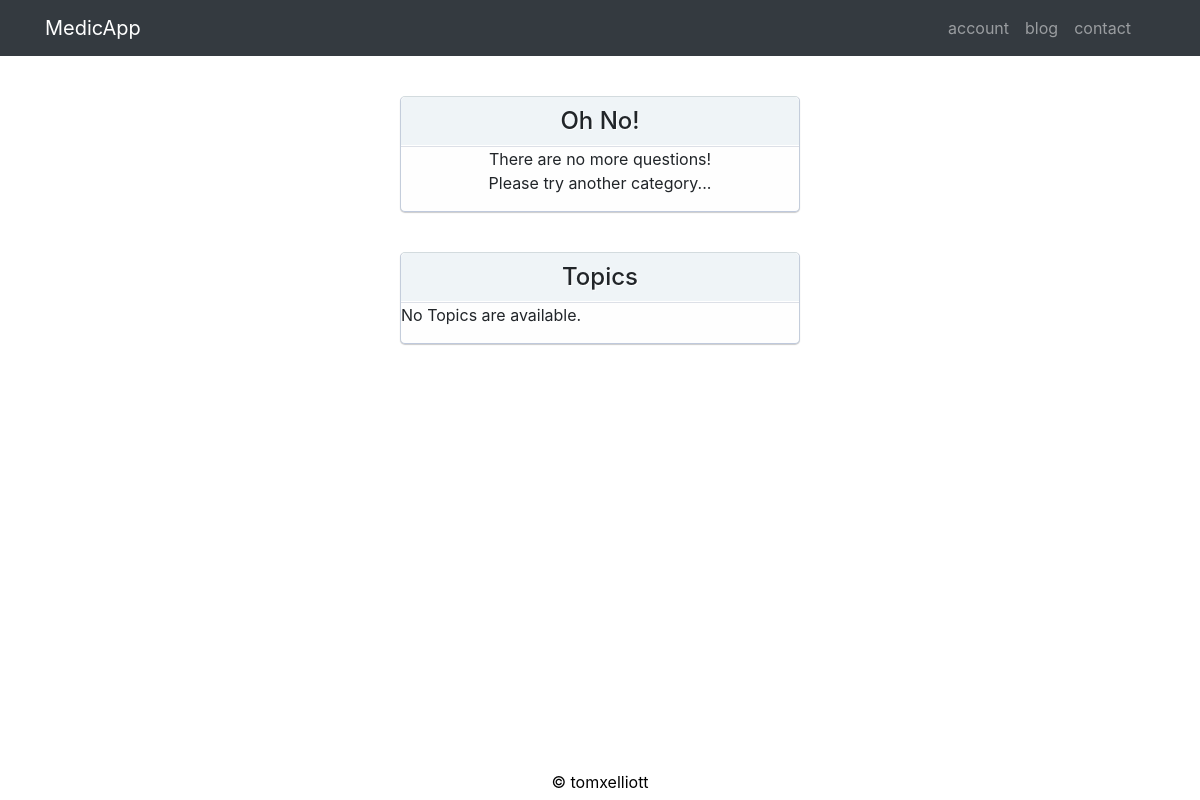
Before: /quiz/out_of_questions/ with the older database file.
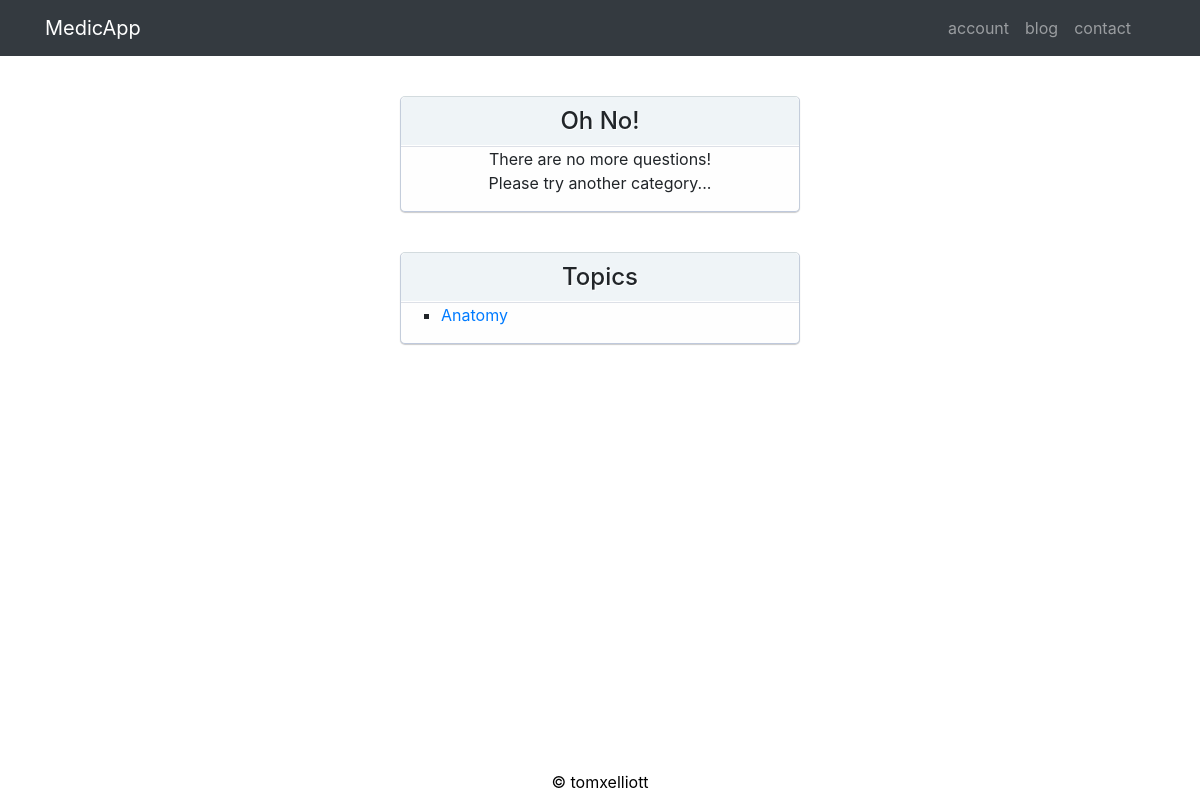
After: the same page with the newer database file.
### quiz/models.py (models this page shows, shortened)
class Topic(models.Model):
    topic_text = models.CharField(max_length=20)

### quiz/views.py (the view)
def out_of_questions(request):
    topic_list = Topic.objects.order_by('topic_text')
    template = loader.get_template('quiz/out_of_questions.html')
    context = {
        'topic_list': topic_list,
    }
    return HttpResponse(template.render(context, request))

### quiz/templates/quiz/out_of_questions.html (shortened to what this page needs)
{% load static %}
    <link href="{% static 'quiz/vendor/bootstrap/css/bootstrap.min.css' %}" rel="stylesheet">
<link rel="stylesheet" type="text/css" href="{% static 'quiz/style.css' %}" />
<body>
<nav class="navbar navbar-expand-lg navbar-dark bg-dark fixed-top">
      <div class="container">
        <a class="navbar-brand" href="{% url 'quiz:index' %}">MedicApp</a>
          <div class="collapse navbar-collapse" id="navbarResponsive">
          <ul class="navbar-nav ml-auto">
            <li class="nav-item">
              <a class="nav-link js-scroll-trigger" href="">account</a>
            </li>
            <li class="nav-item">
              <a class="nav-link js-scroll-trigger" href="">blog</a>
            </li>
            <li class="nav-item">
              <a class="nav-link js-scroll-trigger" href="">contact</a>
            </li>
            <div class="dropdown">
            <li class="nav-item">
              <a class="nav-link js-scroll-trigger" href=""><img id="user-img" src=""></a>
            </li>
            </div>
          </ul>
        </div>
      </div>
    </nav>
<div id="container" style="text-align: center">
    <h1>Oh No!</h1>
    <p>
        There are no more questions!
    <br>
        Please try another category...
    </p>
</div>
<div id="container">
<h1>Topics</h1>
{% if topic_list %}
    <ul>
    {% for topic in topic_list %}
        <li type="square"><a href="{% url 'quiz:question' topic.id %}">{{ topic.topic_text }}</a></li>
    {% endfor %}
    </ul>
{% else %}
    <p>No Topics are available.</p>
{% endif %}
</div>
<footer><a href="https://www.github.com/tomxelliott">&copy; tomxelliott</a></footer>
</body>

Changed rows visible on the page:
added Topic: topic_text "Anatomy"
Other visible differences:
text no longer shown: "No Topics are available."
